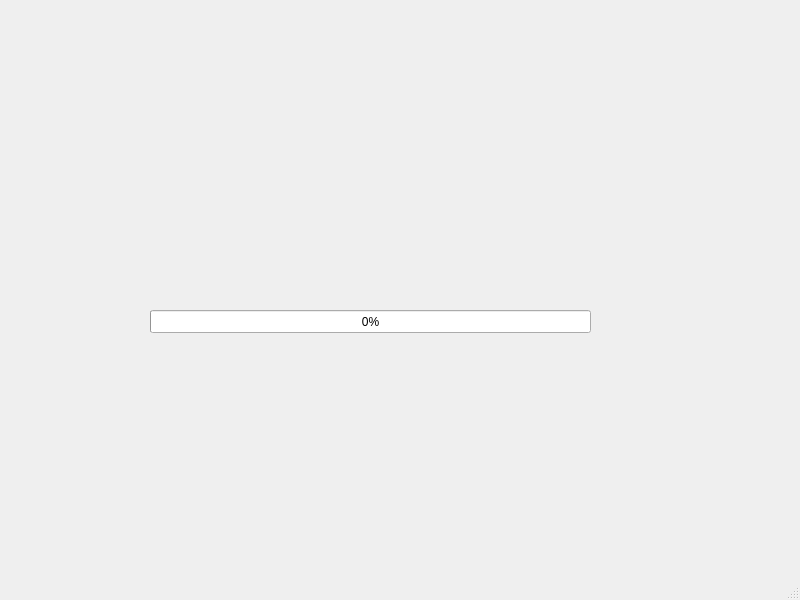
<?xml version="1.0" encoding="UTF-8"?>
<ui version="4.0">
 <class>MainWindow</class>
 <widget class="QMainWindow" name="MainWindow">
  <property name="geometry">
   <rect>
    <x>0</x>
    <y>0</y>
    <width>800</width>
    <height>600</height>
   </rect>
  </property>
  <property name="windowTitle">
   <string>MainWindow</string>
  </property>
  <widget class="QWidget" name="centralwidget">
   <widget class="QProgressBar" name="progressBar">
    <property name="geometry">
     <rect>
      <x>150</x>
      <y>310</y>
      <width>441</width>
      <height>23</height>
     </rect>
    </property>
    <property name="value">
     <number>0</number>
    </property>
   </widget>
  </widget>
  <widget class="QMenuBar" name="menubar">
   <property name="geometry">
    <rect>
     <x>0</x>
     <y>0</y>
     <width>800</width>
     <height>21</height>
    </rect>
   </property>
  </widget>
  <widget class="QStatusBar" name="statusbar"/>
 </widget>
 <resources/>
 <connections/>
</ui>
